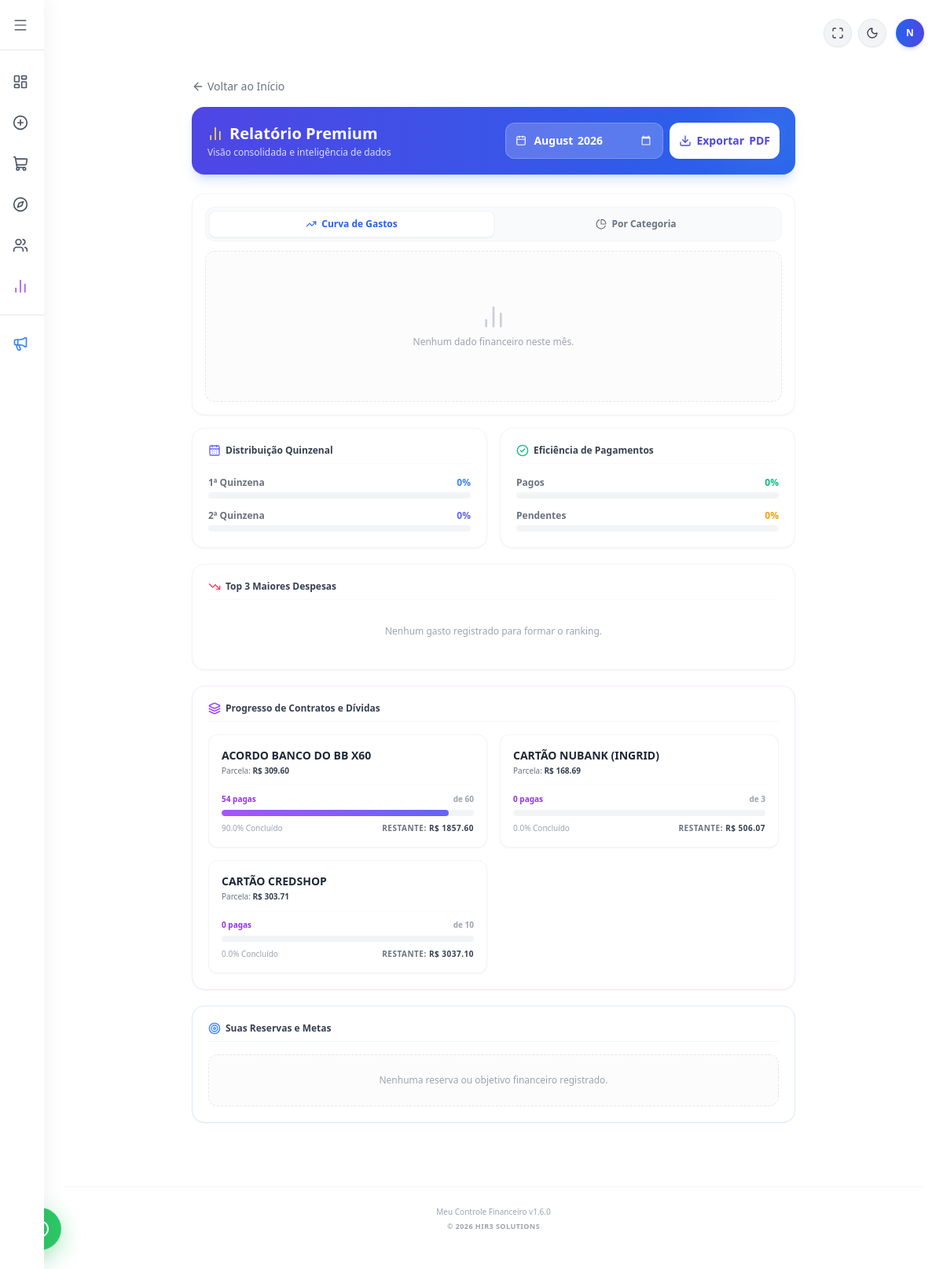
Before: /relatorios_avancados (signed in) with the older database file.
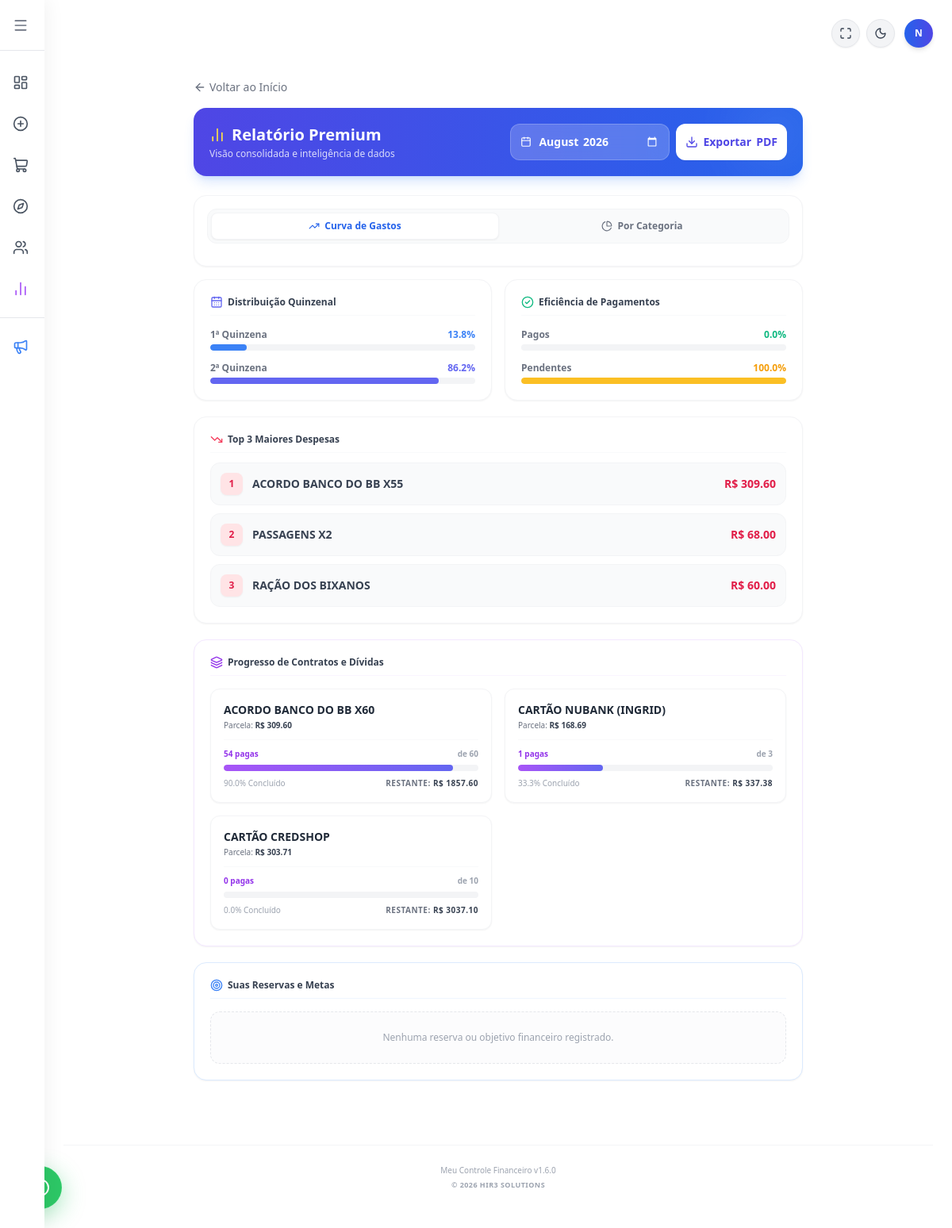
After: the same page with the newer database file.
### tables this page shows
CREATE TABLE dividas (
        id INTEGER PRIMARY KEY AUTOINCREMENT,
        usuario_id INTEGER,
        descricao TEXT,
        valor_total REAL,
        total_parcelas INTEGER,
        parcelas_pagas INTEGER DEFAULT 0,
        valor_parcela REAL, status TEXT DEFAULT 'ATIVA',
        FOREIGN KEY(usuario_id) REFERENCES usuarios(id)
        );

CREATE TABLE gastos (
            id INTEGER PRIMARY KEY AUTOINCREMENT,
            descricao TEXT NOT NULL,
            categoria TEXT NOT NULL,
            valor REAL NOT NULL,
            quinzena INTEGER NOT NULL,
            status TEXT NOT NULL,
            data TEXT NOT NULL 
        , usuario_id INTEGER DEFAULT 1);

### flask_app.py (the view)
@app.route('/relatorios_avancados')
def relatorios_avancados():
    if 'logado' not in session:
        return redirect(url_for('login'))
    user_id = session.get('user_id')
    mes_atual = datetime.now().strftime('%Y-%m')
    mes_filtro = request.args.get('mes', mes_atual)
    conexao = sqlite3.connect('financas.db')
    conexao.row_factory = sqlite3.Row
    cursor = conexao.cursor()
    cursor.execute("SELECT licenca FROM usuarios WHERE id = ?", (user_id,))
    user_db = cursor.fetchone()
    if user_db and user_db['licenca'] != 'Premium' and user_id != 1:
        conexao.close()
        return render_template('telas/bloqueado.html')
    cursor.execute('SELECT * FROM gastos WHERE data LIKE ? AND usuario_id = ? ORDER BY data DESC', (mes_filtro + '%', user_id))
    lista_gastos = cursor.fetchall()
    total_gastos = sum(float(g['valor']) for g in lista_gastos)
    cursor.execute('''SELECT substr(data, 9, 2) as dia, SUM(valor) as total FROM gastos
                      WHERE data LIKE ? AND usuario_id = ? GROUP BY dia ORDER BY dia''', (mes_filtro + '%', user_id))
    dados_grafico = cursor.fetchall()
    dias_grafico = [row['dia'] for row in dados_grafico]
    valores_grafico = [float(row['total']) for row in dados_grafico]
    cursor.execute("SELECT * FROM dividas WHERE usuario_id = ?", (user_id,))
    dividas_banco = cursor.fetchall()
    lista_dividas_relatorio = []
    for d in dividas_banco:
        divida = dict(d)
        total_p = divida['total_parcelas']
        pagas = divida['parcelas_pagas']
        valor_parc = divida['valor_parcela']
        divida['perc_paga'] = round((pagas / total_p) * 100, 1) if total_p > 0 else 0
        divida['saldo_restante'] = (total_p - pagas) * valor_parc
        lista_dividas_relatorio.append(divida)
    cursor.execute("SELECT * FROM reservas WHERE usuario_id = ?", (user_id,))
    lista_reservas_relatorio = cursor.fetchall()
    conexao.close()
    categorias_dict = {}
    for g in lista_gastos:
        cat = g['categoria']
        categorias_dict[cat] = categorias_dict.get(cat, 0) + float(g['valor'])
    total_q1 = sum(float(g['valor']) for g in lista_gastos if str(g['quinzena']) == '1')
    total_q2 = sum(float(g['valor']) for g in lista_gastos if str(g['quinzena']) == '2')
    perc_q1 = round((total_q1 / total_gastos * 100), 1) if total_gastos > 0 else 0
    perc_q2 = round((total_q2 / total_gastos * 100), 1) if total_gastos > 0 else 0
    total_pago = sum(float(g['valor']) for g in lista_gastos if g['status'] == 'PAGO')
    total_pendente = sum(float(g['valor']) for g in lista_gastos if g['status'] == 'PENDENTE')
    perc_pago = round((total_pago / total_gastos * 100), 1) if total_gastos > 0 else 0
    perc_pendente = round((total_pendente / total_gastos * 100), 1) if total_gastos > 0 else 0
    top3_gastos = sorted(lista_gastos, key=lambda x: float(x['valor']), reverse=True)[:3]
    return render_template('telas/relatorios_avancados.html',
                           mes_filtro=mes_filtro,
                           dias_grafico=dias_grafico, valores_grafico=valores_grafico,
                           labels_categorias=list(categorias_dict.keys()), valores_categorias=list(categorias_dict.values()),
                           perc_q1=perc_q1, perc_q2=perc_q2,
                           perc_pago=perc_pago, perc_pendente=perc_pendente,
                           top3_gastos=top3_gastos,
                           dividas=lista_dividas_relatorio, reservas=lista_reservas_relatorio)

### flask_app.py (called while the page is built)
@app.context_processor
def inject_global_vars():
    versao = "1.6.0"
    data_formatada = datetime.now().strftime('%B %Y').capitalize()
    return dict(
        versao_atual=versao,
        data_atual=data_formatada
    )

### templates/telas/relatorios_avancados.html (shortened to what the changed rows need)
{% extends "base.html" %}
{% block content %}
<div class="max-w-3xl mx-auto px-3 md:px-0 pb-12 mt-2 md:mt-4">
    <div class="flex flex-col md:flex-row justify-between gap-4 mb-5 md:mb-6 bg-gradient-to-r from-indigo-600 to-blue-600 p-4 md:p-5 rounded-2xl shadow-lg shadow-blue-500/20 text-white relative overflow-hidden">
        <div class="relative z-10">
            <h2 class="text-lg md:text-xl font-black flex items-center gap-2">
                <i data-lucide="bar-chart-2" class="w-5 h-5 text-yellow-300"></i> Relatório Premium
            </h2>
        </div>
    </div>
    <div id="conteudo-relatorio">
        <div class="bg-white dark:bg-gray-800 p-3 md:p-4 rounded-2xl shadow-sm border border-gray-100 dark:border-gray-700 mb-4 html2pdf-graficos">
            <div id="container-ondas">
                {% if valores_grafico %}
                    <div id="grafico-ondas"></div>
                {% else %}
                    <div class="flex flex-col items-center justify-center h-48 text-gray-400 dark:text-gray-500 bg-gray-50/50 dark:bg-gray-900/20 rounded-xl border border-dashed border-gray-200 dark:border-gray-700">
                        <i data-lucide="bar-chart-2" class="w-8 h-8 mb-2 opacity-50"></i>
                        <p class="text-[11px] md:text-xs font-medium">Nenhum dado financeiro neste mês.</p>
                    </div>
                {% endif %}
            </div>
        </div>
        <div class="grid grid-cols-1 md:grid-cols-2 gap-3 md:gap-4 mb-4 md:mb-5">
            <div class="bg-white dark:bg-gray-800 p-3.5 md:p-5 rounded-2xl shadow-sm border border-gray-100 dark:border-gray-700">
                <div class="mb-3.5">
                    <div class="flex justify-between text-[10px] md:text-xs mb-1 font-bold"><span class="text-gray-500 dark:text-gray-400">1ª Quinzena</span><span class="text-blue-500">{{ perc_q1 }}%</span></div>
                    <div class="w-full bg-gray-100 dark:bg-gray-900 rounded-full h-1.5 md:h-2 overflow-hidden"><div class="bg-blue-500 h-full rounded-full transition-all" style="width: {{ perc_q1 }}%"></div></div>
                </div>
                <div>
                    <div class="flex justify-between text-[10px] md:text-xs mb-1 font-bold"><span class="text-gray-500 dark:text-gray-400">2ª Quinzena</span><span class="text-indigo-500">{{ perc_q2 }}%</span></div>
                    <div class="w-full bg-gray-100 dark:bg-gray-900 rounded-full h-1.5 md:h-2 overflow-hidden"><div class="bg-indigo-500 h-full rounded-full transition-all" style="width: {{ perc_q2 }}%"></div></div>
                </div>
            </div>
            <div class="bg-white dark:bg-gray-800 p-3.5 md:p-5 rounded-2xl shadow-sm border border-gray-100 dark:border-gray-700">
                <div class="mb-3.5">
                    <div class="flex justify-between text-[10px] md:text-xs mb-1 font-bold"><span class="text-gray-500 dark:text-gray-400">Pagos</span><span class="text-emerald-500">{{ perc_pago }}%</span></div>
                </div>
                <div>
                    <div class="flex justify-between text-[10px] md:text-xs mb-1 font-bold"><span class="text-gray-500 dark:text-gray-400">Pendentes</span><span class="text-amber-500">{{ perc_pendente }}%</span></div>
                    <div class="w-full bg-gray-100 dark:bg-gray-900 rounded-full h-1.5 md:h-2 overflow-hidden"><div class="bg-amber-400 h-full rounded-full transition-all" style="width: {{ perc_pendente }}%"></div></div>
                </div>
            </div>
        </div>
        <div class="bg-white dark:bg-gray-800 p-4 md:p-5 rounded-2xl shadow-sm border border-gray-100 dark:border-gray-700 mb-4 md:mb-5">
            <div class="space-y-2.5">
                {% for gasto in top3_gastos %}
                <div class="flex justify-between items-center bg-gray-50 dark:bg-gray-900/50 p-2.5 md:p-3 rounded-xl border border-gray-100 dark:border-gray-700/60 transition-colors hover:bg-rose-50/50 dark:hover:bg-rose-900/10">
                    <div class="flex items-center gap-2 md:gap-3">
                        <div class="w-6 h-6 md:w-7 md:h-7 rounded-lg bg-rose-100 dark:bg-rose-900/30 flex justify-center items-center text-rose-600 text-[10px] md:text-xs font-black shadow-sm">
                            {{ loop.index }}
                        </div>
                        <span class="text-[11px] md:text-sm font-bold text-gray-700 dark:text-gray-200 truncate w-32 md:w-48">{{ gasto.descricao }}</span>
                    </div>
                    <span class="text-xs md:text-sm font-black text-rose-600 dark:text-rose-400">R$ {{ "%.2f"|format(gasto.valor) }}</span>
                </div>
                {% else %}
                <div class="text-center py-5 text-[11px] md:text-xs text-gray-400 font-medium">Nenhum gasto registrado para formar o ranking.</div>
                {% endfor %}
            </div>
        </div>
        <div class="bg-white dark:bg-gray-800 p-4 md:p-5 rounded-2xl shadow-sm border border-purple-100 dark:border-purple-900/30 mb-4 md:mb-5">
            <div class="grid grid-cols-1 md:grid-cols-2 gap-3 md:gap-4">
                {% for d in dividas %}
                <div class="bg-white dark:bg-gray-800 p-3.5 md:p-4 rounded-xl border border-gray-100 dark:border-gray-700 shadow-sm relative overflow-hidden group">
                    <div class="flex justify-between items-start mb-2.5">
                        <div class="pr-2">
                            <h4 class="text-xs md:text-sm font-bold text-gray-800 dark:text-gray-100 truncate w-36 md:w-48" title="{{ d.descricao }}">{{ d.descricao }}</h4>
                            <p class="text-[9px] md:text-[10px] text-gray-500 font-medium mt-0.5">Parcela: <strong class="text-gray-700 dark:text-gray-300">R$ {{ "%.2f"|format(d.valor_parcela) }}</strong></p>
                        </div>
                    </div>
                    <div class="mt-2 pt-2.5 border-t border-gray-50 dark:border-gray-700/50">
                        <div class="flex justify-between text-[9px] md:text-[10px] font-bold mb-1.5">
                            <span class="text-purple-600 dark:text-purple-400">{{ d.parcelas_pagas }} pagas</span>
                            <span class="text-gray-400">de {{ d.total_parcelas }}</span>
                        </div>
                        <div class="w-full bg-gray-100 dark:bg-gray-700 rounded-full h-1.5 md:h-2 overflow-hidden mb-2">
                            <div class="bg-gradient-to-r from-purple-500 to-indigo-500 h-full rounded-full transition-all duration-1000" style="width: {{ d.perc_paga }}%"></div>
                        </div>
                        <div class="flex justify-between items-center mt-2">
                            <span class="text-[9px] md:text-[10px] text-gray-400 font-medium">{{ d.perc_paga }}% Concluído</span>
                            <span class="text-[9px] md:text-[10px] text-gray-500 font-black uppercase tracking-wider">Restante: <span class="text-gray-700 dark:text-gray-300">R$ {{ "%.2f"|format(d.saldo_restante) }}</span></span>
                        </div>
                    </div>
                </div>
                {% else %}
                <div class="col-span-full text-center py-6 text-[11px] md:text-xs text-gray-400 font-medium bg-gray-50/50 dark:bg-gray-900/20 rounded-xl border border-dashed border-gray-200 dark:border-gray-700">
                    Nenhum contrato a longo prazo registrado no sistema.
                </div>
                {% endfor %}
            </div>
        </div>
    </div>
</div>
{% endblock %}

Changed rows visible on the page:
added gastos: descricao "ACORDO BANCO DO BB X55", valor "309.60"
added gastos: descricao "PASSAGENS X2", valor "68.00"
added gastos: descricao "RAÇÃO DOS BIXANOS", valor "60.00"
changed dividas "CARTÃO NUBANK (INGRID)": parcelas_pagas "0" → "1"; perc_paga "0.0" → "33.3"; saldo_restante "506.07" → "337.38"
Other visible differences:
{{ perc_q1 }}: "0" → "13.8"
{{ perc_q2 }}: "0" → "86.2"
{{ perc_pago }}: "0" → "0.0"
{{ perc_pendente }}: "0" → "100.0"
text no longer shown: "Nenhum dado financeiro neste mês. Nenhum gasto registrado para formar o ranking."
